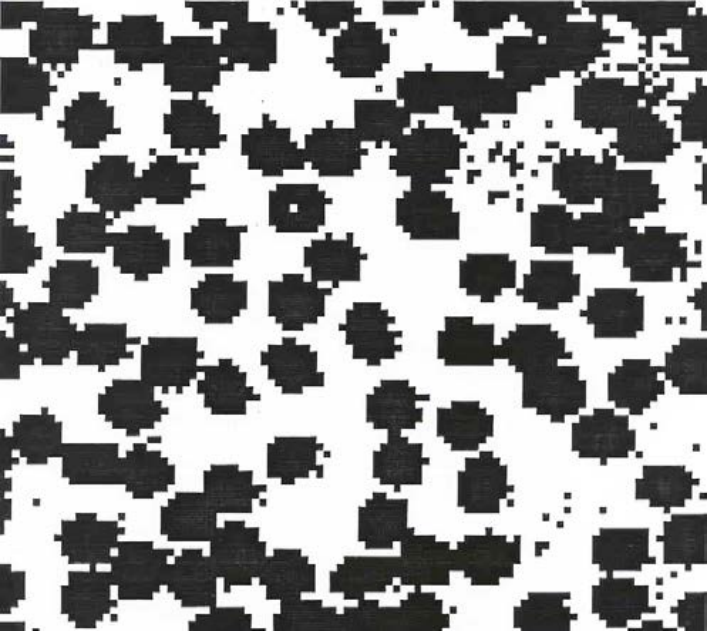
#> input picture images/tebaomau.png, 710 x 632 px
$ python morphology.py
#> lines starting #> are read from the running program, lines starting #| are printed output that depends on the picture; after the words box and inside, x2 and y2 are one past the last pixel; in counts of white or black regions, pixels touching at a corner belong together
import cv2
import numpy as np
ori = cv2.imread('./images/tebaomau.png')
#> ori is the input picture: shape (632, 710, 3); mean B, G, R 150.1, 150.3, 150.2
img = cv2.cvtColor(ori, cv2.COLOR_BGR2GRAY)
#Nhị phân hóa ảnh
ret, img = cv2.threshold(img, 127, 255, cv2.THRESH_BINARY)
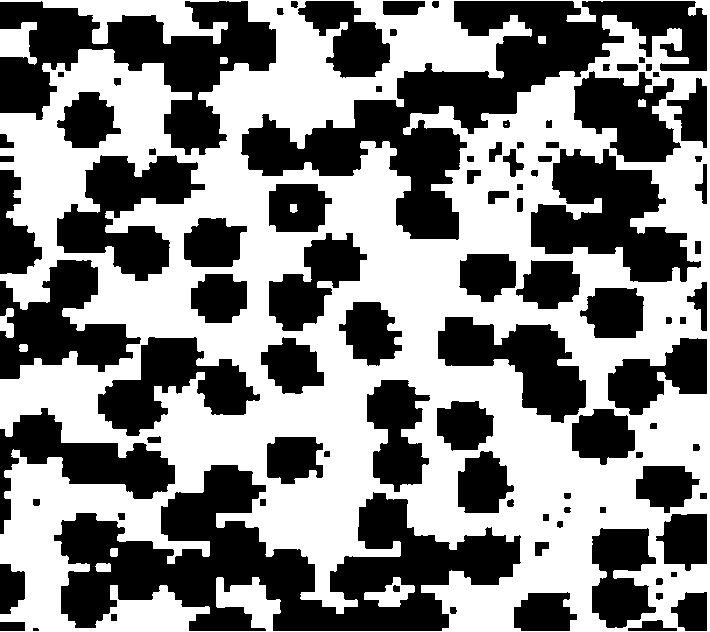
#> img: shape (632, 710); 52.3% white; 95 black regions (1 under 20 px), largest, box (x1, y1, x2, y2) and area: (54, 465, 521, 631) 35823, (241, 1, 707, 240) 30933, (0, 1, 276, 155) 18350
img = cv2.bitwise_not(img)
kernel = np.ones((30, 30), np.uint8)
kernel_ero_1 = np.ones((10, 10), np.uint8)
kernel_ero_2 = np.ones((4, 4), np.uint8)
kernel_ero_3 = np.ones((2, 2), np.uint8)
opening = cv2.morphologyEx(img, cv2.MORPH_OPEN, kernel)
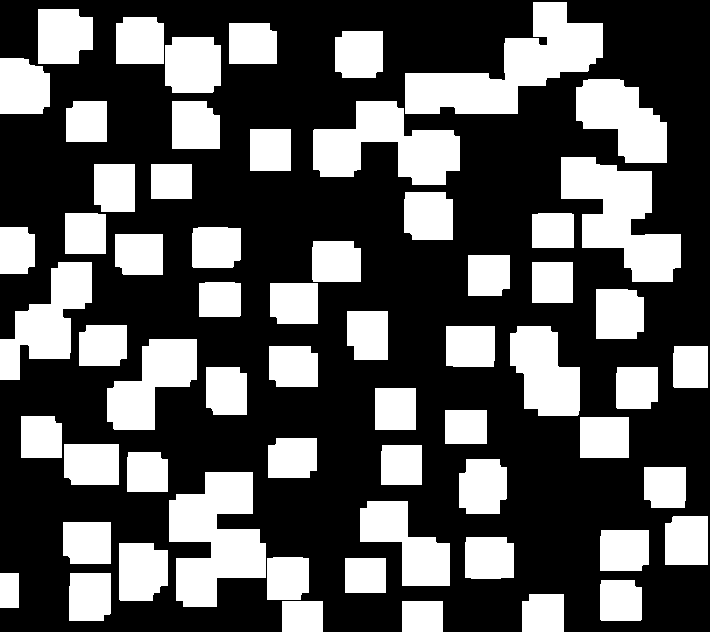
#> opening: shape (632, 710); 34.5% white; 62 white regions, largest, box (x1, y1, x2, y2) and area: (405, 2, 603, 114) 9825, (169, 472, 266, 607) 8418, (561, 157, 681, 282) 8036
erosion = cv2.erode(opening,kernel_ero_1,iterations = 1)
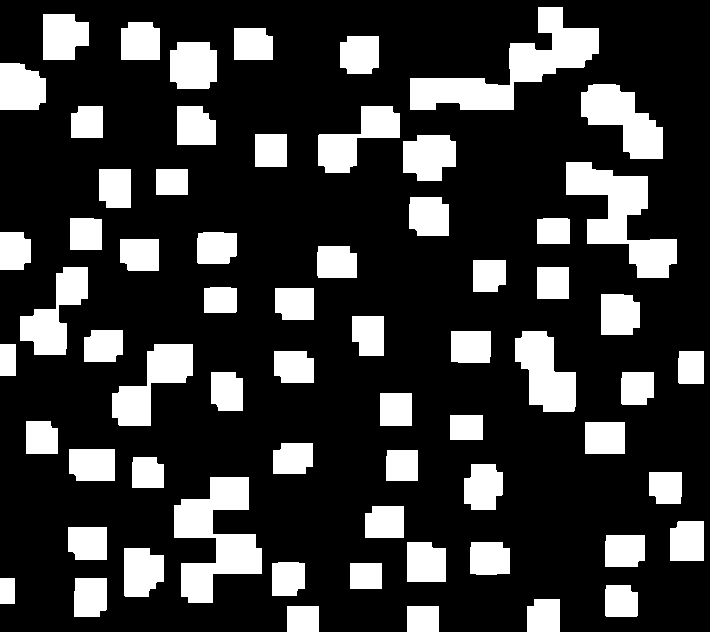
#> erosion: shape (632, 710); 22.3% white; 65 white regions, largest, box (x1, y1, x2, y2) and area: (410, 7, 599, 110) 6792, (174, 477, 262, 603) 5772, (566, 162, 677, 278) 5525
erosion = cv2.erode(erosion,kernel_ero_2,iterations = 1)
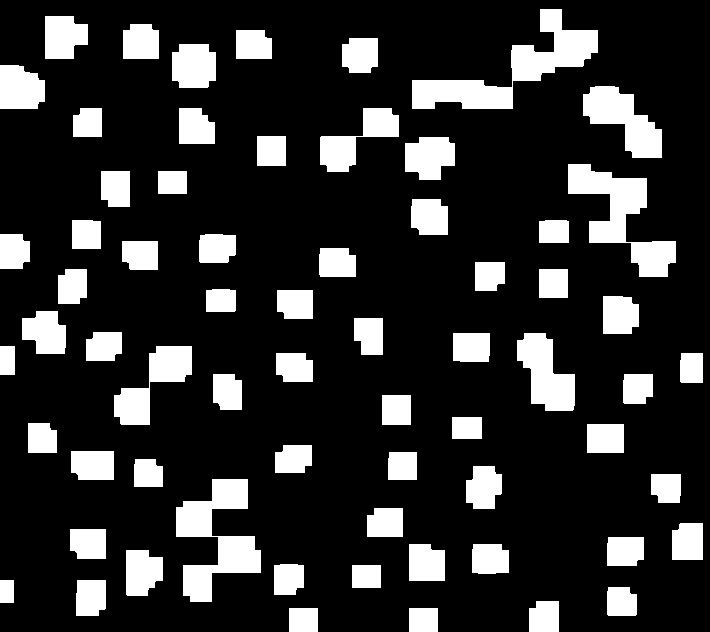
#> erosion: shape (632, 710); 18.8% white; 66 white regions, largest, box (x1, y1, x2, y2) and area: (412, 9, 598, 109) 5817, (176, 479, 261, 602) 4926, (568, 164, 676, 277) 4724
erosion = cv2.erode(erosion,kernel_ero_3,iterations = 1)
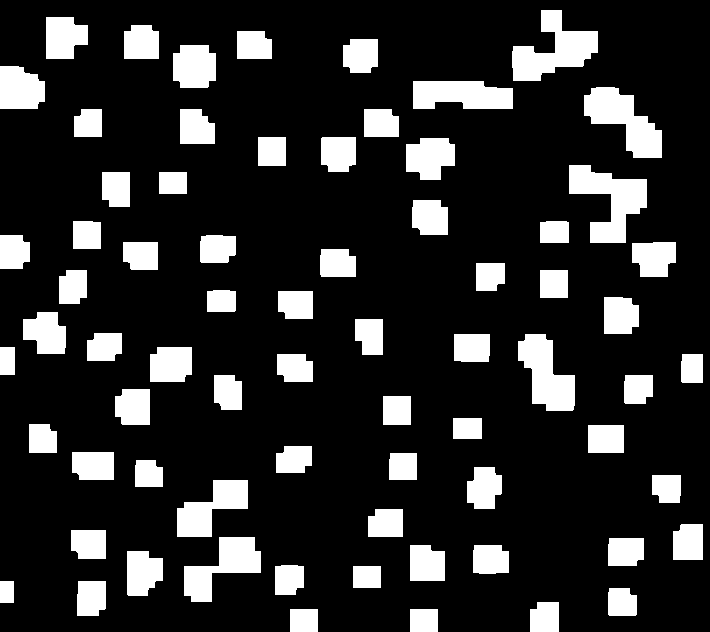
#> erosion: shape (632, 710); 17.6% white; 71 white regions
contour_img = ori.copy()
contours = cv2.findContours(erosion, cv2.RETR_EXTERNAL, cv2.CHAIN_APPROX_SIMPLE)
#> contours = 71 contours; largest, box (x1, y1, x2, y2) and area: (569, 165, 647, 243) 2990, (512, 10, 598, 81) 2910, (584, 87, 662, 158) 2724, (518, 334, 575, 411) 2525, (184, 537, 261, 602) 2304
contours = contours[0] if len(contours) == 2 else contours[1]
index = 1
isolated_count = 0
cluster_count = 0
for cntr in contours:
    area = cv2.contourArea(cntr)
    convex_hull = cv2.convexHull(cntr)
    convex_hull_area = cv2.contourArea(convex_hull)
    ratio = area / convex_hull_area
    if ratio < 0.91:
        #Liên thông màu đỏ
        cv2.drawContours(contour_img, [cntr], 0, (0,0,255), 2)
        cluster_count = cluster_count + 1
    else:
        #Độc lập màu xanh
        cv2.drawContours(contour_img, [cntr], 0, (0,255,0), 2)
        isolated_count = isolated_count + 1
    index = index + 1
#> this loop made 71 passes
#> (cntr, area, convex_hull, convex_hull_area, ratio) on passes 1, 2, 6, 7, 24, 26: ([[410, 609], [410, 631], [437, 631], [437, 609]], 594, [[437, 609], [437, 631], [410, 631], [410, 609]], 594, 1), ([[290, 609], [290, 631], [317, 631], [317, 609]], 594, [[317, 609], [317, 631], [290, 631], [290, 609]], 594, 1), ([[0, 581], [0, 602], [13, 602], [13, 581]], 273, [[13, 581], [13, 602], [0, 602], [0, 581]], 273, 1), ([[353, 566], [353, 587], [380, 587], [380, 566]], 567, [[380, 566], [380, 587], [353, 587], [353, 566]], 567, 1), ([[588, 425], [588, 452], [623, 452], [623, 425]], 945, [[623, 425], [623, 452], [588, 452], [588, 425]], 945, 1), ([[453, 418], [453, 438], [481, 438], [481, 418]], 560, [[481, 418], [481, 438], [453, 438], [453, 418]], 560, 1)
#> (area, convex_hull_area, ratio) on passes 3, 4, 5, 8, 9, 10: (763.5, 787.5, 0.97), (704.5, 728.5, 0.967), (897.5, 921, 0.974), (748, 778, 0.961), (1271, 1378, 0.922), (916, 947, 0.967)
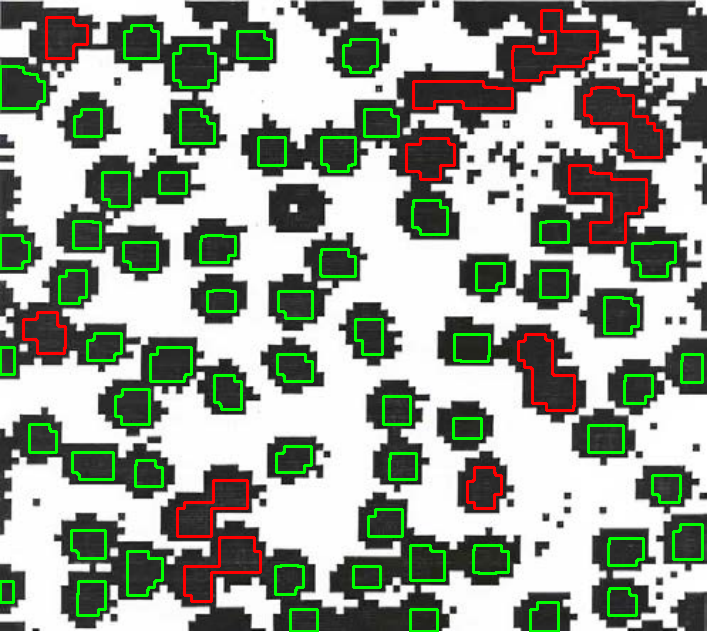
#> contour_img: shape (632, 710, 3); 6.45% of pixels changed, all inside (x1, y1, x2, y2) = (0, 9, 704, 632)
#> after the loop, cluster_count = 11; index = 72; isolated_count = 60

print('number_clusters:',cluster_count)
#| number_clusters: 11
print('number_isolated:',isolated_count)
#| number_isolated: 60
print('Number of blood cells', cluster_count + isolated_count)
#| Number of blood cells 71
cv2.imshow("erosion", erosion)
cv2.imshow("result", contour_img)
cv2.waitKey(0)

$ run again, with images/a.png copied over images/tebaomau.png
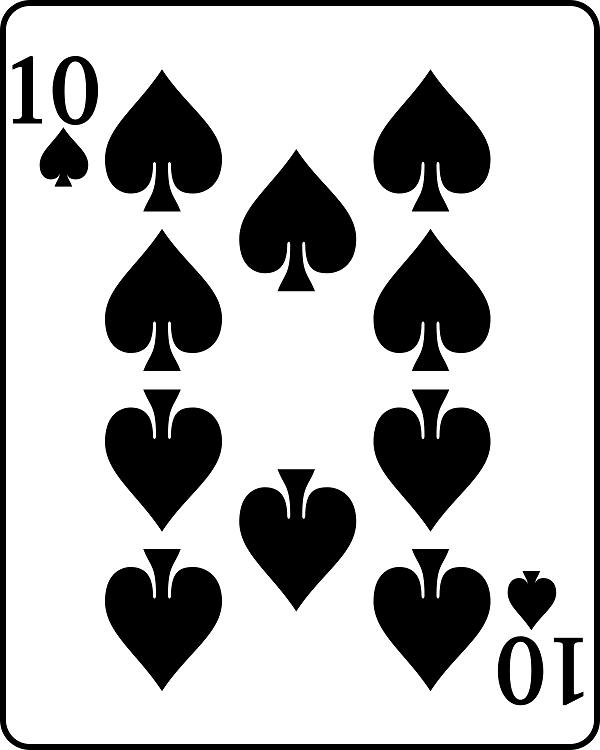
#> input picture images/a.png, 600 x 750 px
#> ori is the input picture: shape (750, 600, 3); min 0, max 255, mean 184.7
#> `img = cv2.bitwise_not(img)`:
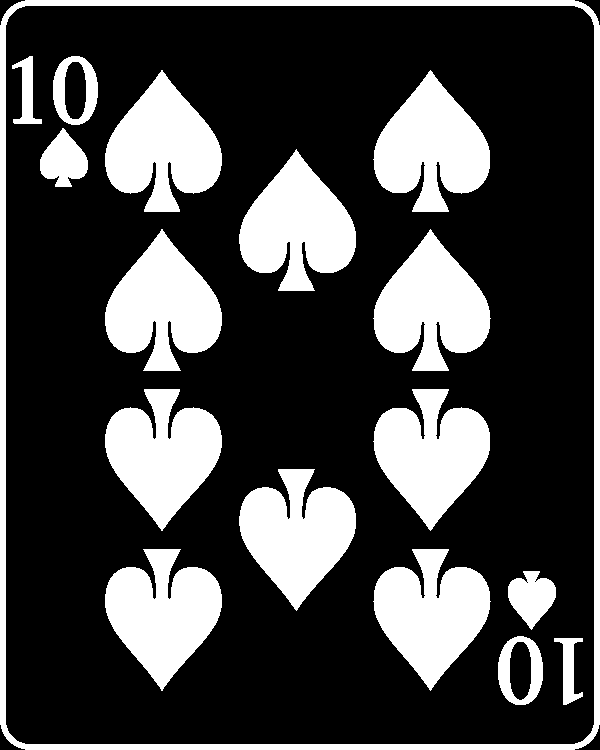
#> img: shape (750, 600); 27.6% white; 17 white regions, largest, box (x1, y1, x2, y2) and area: (0, 0, 600, 750) 15776, (239, 469, 356, 611) 10006, (373, 70, 490, 212) 10004
#> opening: shape (750, 600); 19% white; 11 white regions, largest, box (x1, y1, x2, y2) and area: (242, 492, 355, 592) 8486, (242, 170, 355, 270) 8479, (108, 250, 221, 350) 8470
#> contours = 11 contours; largest, box (x1, y1, x2, y2) and area: (250, 178, 350, 265) 5388, (250, 500, 350, 587) 5382, (385, 580, 484, 667) 5378, (385, 258, 484, 345) 5378, (116, 421, 216, 508) 5374
#> the loop `for cntr in contours:` made 11 passes
#> (cntr, area, convex_hull, convex_hull_area, ratio, isolated_count) on pass 9: ([[57, 155], [57, 171], [74, 171], [74, 155]], 272, [[74, 155], [74, 171], [57, 171], [57, 155]], 272, 1, 1)
#> after the loop `for cntr in contours:`:
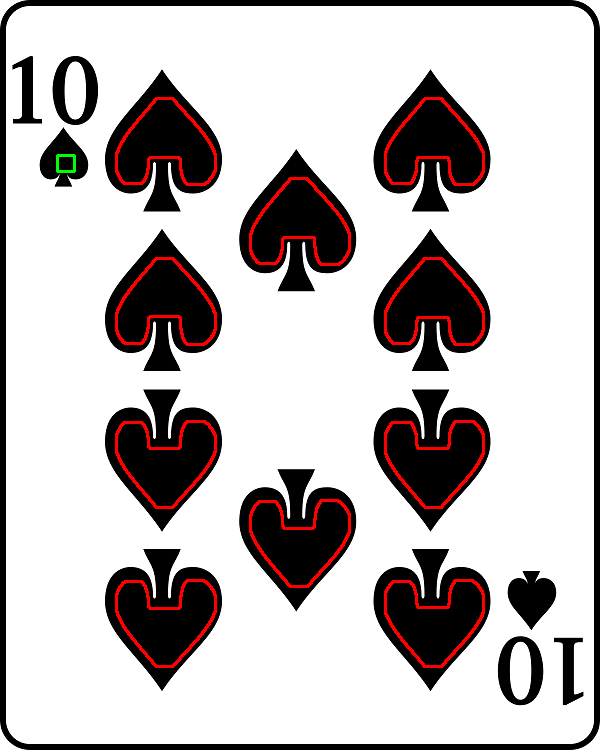
#> contour_img: shape (750, 600, 3); 2.59% of pixels changed, all inside (x1, y1, x2, y2) = (56, 97, 485, 668)
#> after the loop `for cntr in contours:`: cluster_count = 10; index = 12; isolated_count = 1
#| number_clusters: 10
#| number_isolated: 1
#| Number of blood cells 11
